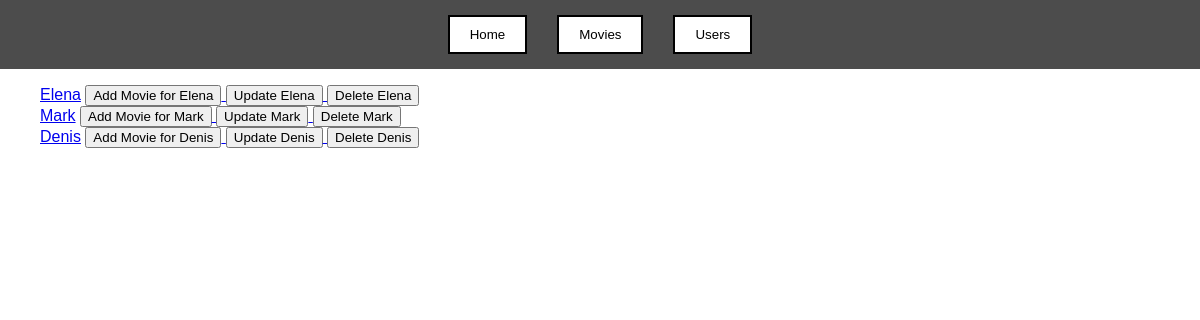
/users, run on an earlier commit of the app's database.
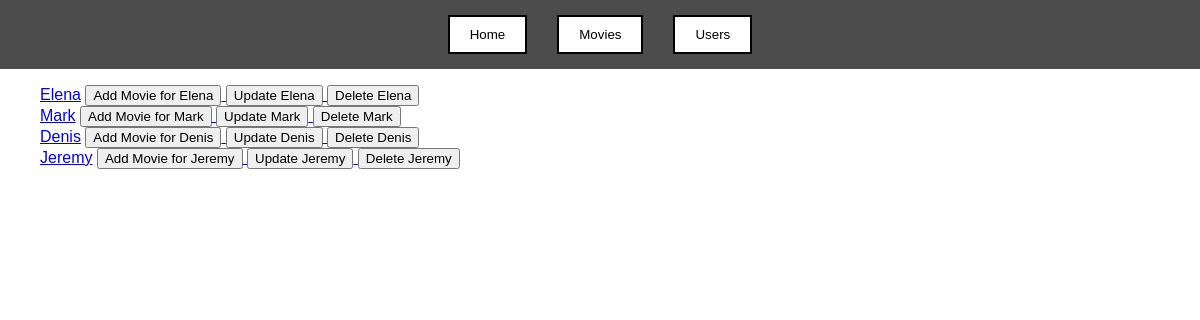
And on a later commit of the database.
### datamanager/data_models.py (models this page shows, shortened)
class User(db.Model):
    __tablename__ = 'users'
    id = db.Column(db.Integer, primary_key=True, autoincrement=True)
    name = db.Column(db.String, nullable=False)
    user_movies = db.relationship('UserMovies', back_populates='user', cascade="all, delete")

### app.py (the view)
@app.route('/users', methods=['GET'])
def list_users():
    users = data.get_all_users()
    message = request.args.get('message')
    return render_template('users.html', users=users, message=message)

### datamanager/sqlite_data_manager.py (called while the page is built)
    def get_all_users(self):
        try:
            return self.db.session.query(User).all()
        except SQLAlchemyError as e:
            print(f"Error fetching all users: {e}")
            return []

### templates/users.html (shortened to what this page needs)
<!DOCTYPE html>
<html lang="en">
<head>
    <link rel="stylesheet" href="{{ url_for('static', filename='styles.css') }}">
</head>
<body class="users">
    <nav>
        <a href="/"><button>Home</button></a>
        <a href="/movies"><button>Movies</button></a>
        <a href="/users"><button>Users</button></a>
    </nav>
    <ul>
        {% for user in users %}
        <li>
            <a href="{{ url_for('user_movies', user_id=user.id) }}">{{ user.name }}</a>
            <a href="{{ url_for('add_movie', user_id=user.id) }}">
                <button>Add Movie for {{ user.name }}</button>
            </a>
            <a href="{{ url_for('update_user', user_id=user.id) }}">
                <button>Update {{ user.name }}</button>
            </a>
            <a href="{{ url_for('delete_user', user_id=user.id) }}">
                <button>Delete {{ user.name }}</button>
            </a>
        </li>
        {% endfor %}
    </ul>
</body>
</html>

### static/styles.css (style rules this page uses)
body { margin: 0; font-family: Arial, sans-serif; color: white; }
body.users { background: url(background2.jpg) no-repeat center center fixed; background-size: cover; font-family: Arial, sans-serif; margin: 0; }
nav { display: flex; justify-content: center; padding: 15px; background-color: rgba(0, 0, 0, 0.7); position: sticky; top: 0; z-index: 10; }
nav a { margin: 0 15px; text-decoration: none; }
nav a button { background: white; color: black; border: 2px solid black; padding: 10px 20px; cursor: pointer; transition: all 0.3s ease; }

What changed in the data, as far as the page shows it:
added User: name "Jeremy"
